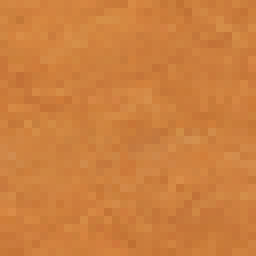
#> input picture resources/models/small_cube_raw/clayorangesavanna.png, 32 x 32 px (shown 8 times larger); its folder holds 3 pictures in this run
$ python to_skin.py
#> lines starting #> are read from the running program, lines starting #| are printed output that depends on the picture; pictures that were not available may be replaced by others from this repository, and a replacement may not be noted
import os
from PIL import Image
from os.path import isfile, join

size = (256, 256)


def move(x, y):
    return (x * 32, y * 32, (x + 1) * 32, (y + 1) * 32)


def texture_to_skin(path, to_path):
#> called with path = 'clayorangesavanna.png', to_path = 'smallcube_clayorangesavanna.png'
    img = Image.open(path).crop((0, 0, 32, 32))
#> img is the input picture: PIL image 32x32 RGBA; mean R, G, B, A 205.2, 127.8, 62.8, 255
    result = Image.new('RGBA', size)
#> result: PIL image 256x256 RGBA; every value is 0

    result.paste(img, move(0, 1))
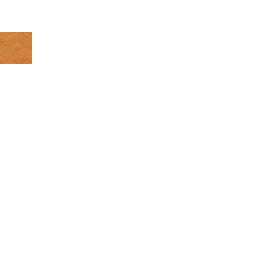
#> result: PIL image 256x256 RGBA; mean R, G, B, A 3.2, 2, 1, 4; transparent parts drawn white
    result.paste(img, move(1, 1))
    result.paste(img, move(2, 1))
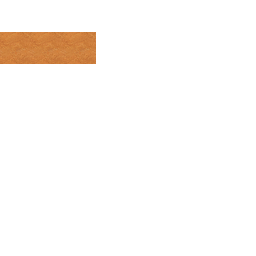
#> result: PIL image 256x256 RGBA; mean R, G, B, A 9.6, 6, 2.9, 12; transparent parts drawn white
    result.paste(img, move(3, 1))

    result.paste(img, move(1, 0))
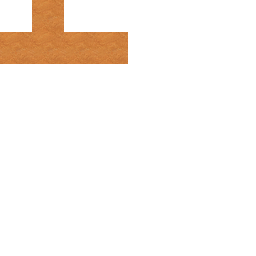
#> result: PIL image 256x256 RGBA; mean R, G, B, A 16, 10, 4.9, 19.9; transparent parts drawn white
    result.paste(img, move(2, 0))

    result.save(to_path)


for filename in [f for f in os.listdir("") if isfile(join("", f))]:
    if filename.startswith("smallcube"):
        continue

    if not filename.endswith(".png"):
        continue

    basename = os.path.splitext(os.path.basename(filename))[0]
    print(f"smallcube_{basename}")
    texture_to_skin(filename, f"smallcube_{basename}.png")
